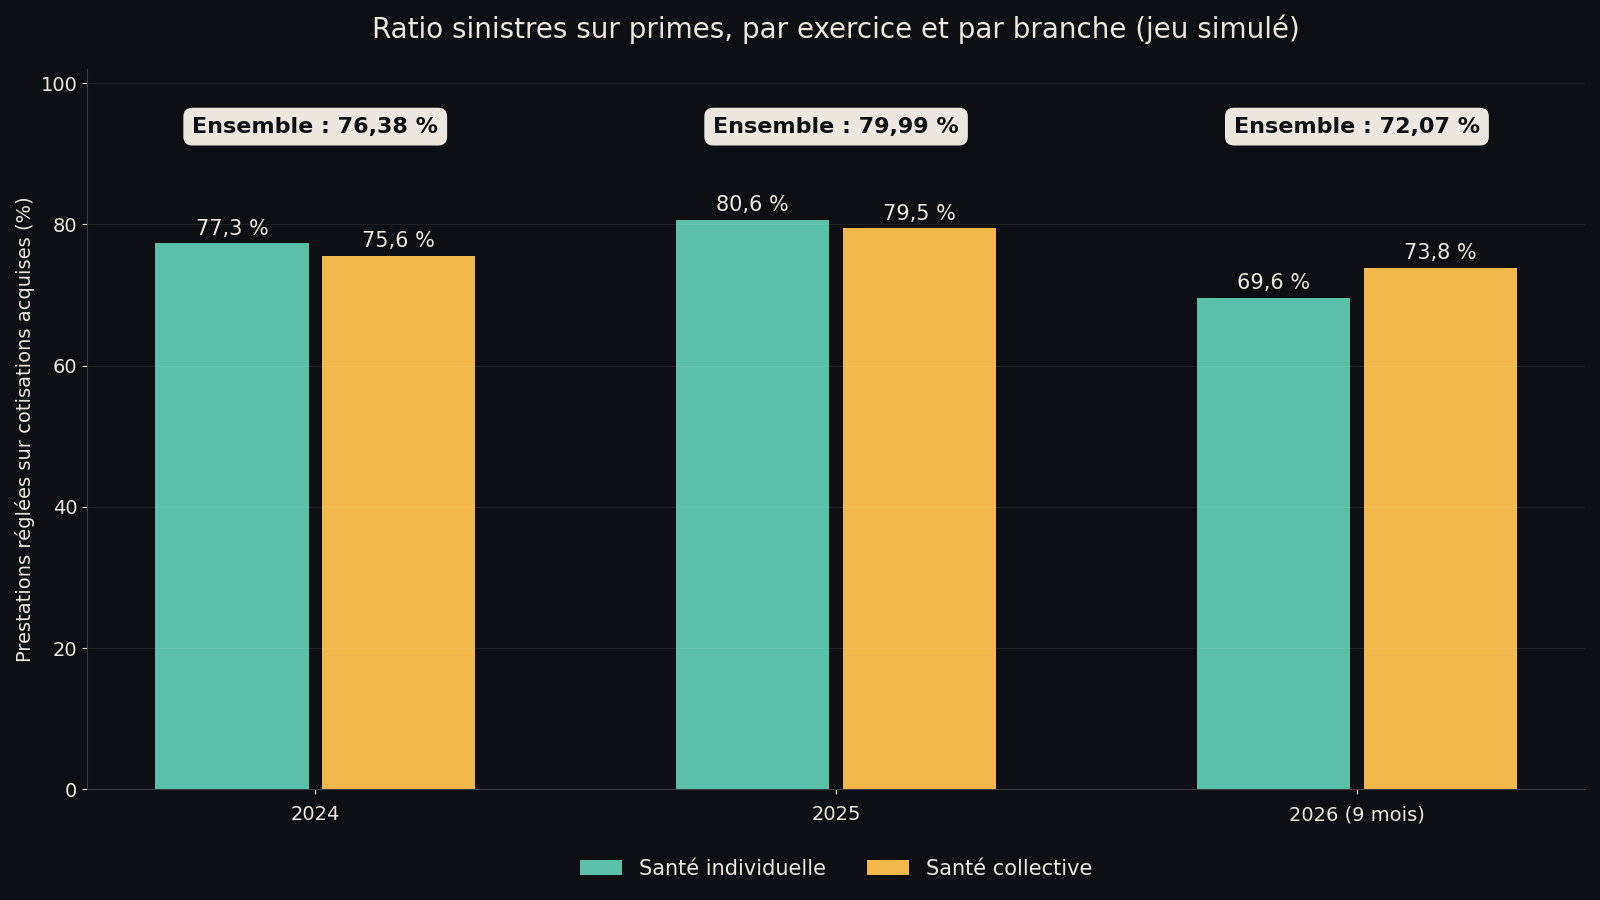

Generate this figure with Python:
"""Trace la figure du teaser : ratio sinistres sur primes par exercice et par branche.

Lit results/powerbi/01_par_annee.csv et 02_par_annee_branche.csv (valeurs des mesures DAX, concordantes avec le
SQL de controle, voir results/concordance_dax_sql.csv). Aucune valeur n'est saisie a la main.
Usage : python teaser/figure.py   (ecrit teaser/figure.png, 1600 x 900)
"""

import csv
from pathlib import Path

import matplotlib

matplotlib.use("Agg")
import matplotlib.pyplot as plt

RACINE = Path(__file__).resolve().parents[1]
FOND, TEXTE, ACCENT, SECONDAIRE = "#0D0F12", "#ECE8DF", "#F2B84B", "#5BC0A8"


def lire(nom):
    with open(RACINE / "results" / "powerbi" / nom, encoding="utf-8-sig", newline="") as f:
        return list(csv.DictReader(f))


def nombre(texte):
    return float(texte.replace(",", ".")) if texte else None


global_ = {r["dim_date[annee]"]: nombre(r["[Ratio SP]"]) * 100 for r in lire("01_par_annee.csv")}
branche = {(r["dim_date[annee]"], r["dim_branche[code_branche]"]): nombre(r["[Ratio SP]"]) for r in lire("02_par_annee_branche.csv")}
annees = ["2024", "2025", "2026"]
etiquettes = ["2024", "2025", "2026 (9 mois)"]
series = [("SI", "Santé individuelle", SECONDAIRE), ("SC", "Santé collective", ACCENT)]

fig, ax = plt.subplots(figsize=(16, 9), dpi=100, facecolor=FOND)
ax.set_facecolor(FOND)
largeur = 0.32
for k, (code, libelle, couleur) in enumerate(series):
    xs = [i + (k - 0.5) * largeur for i in range(len(annees))]
    vals = [branche[(a, code)] * 100 for a in annees]
    barres = ax.bar(xs, vals, width=largeur * 0.92, color=couleur, label=libelle)
    for x, v in zip(xs, vals):
        ax.text(x, v + 1.2, f"{v:.1f} %".replace(".", ","), ha="center", color=TEXTE, fontsize=15)
for i, a in enumerate(annees):
    ax.text(i, 93, f"Ensemble : {global_[a]:.2f} %".replace(".", ","), ha="center", color=FOND, fontsize=16,
            fontweight="bold", bbox=dict(boxstyle="round,pad=0.4", fc=TEXTE, ec="none"))
ax.set_xticks(range(len(annees)), etiquettes, color=TEXTE, fontsize=17)
ax.tick_params(axis="x", pad=8)
ax.set_ylim(0, 102)
ax.set_ylabel("Prestations réglées sur cotisations acquises (%)", color=TEXTE, fontsize=14)
ax.tick_params(colors=TEXTE, labelsize=14)
ax.grid(axis="y", color="#ECE8DF", alpha=0.08)
for c in ("top", "right"):
    ax.spines[c].set_visible(False)
for c in ("left", "bottom"):
    ax.spines[c].set_color("#3A3D44")
ax.set_title("Ratio sinistres sur primes, par exercice et par branche (jeu simulé)", color=TEXTE, fontsize=20, pad=22)
ax.legend(loc="upper center", bbox_to_anchor=(0.5, -0.07), ncol=2, frameon=False, labelcolor=TEXTE, fontsize=15)
fig.tight_layout()
fig.savefig(RACINE / "teaser" / "figure.png", facecolor=FOND)
